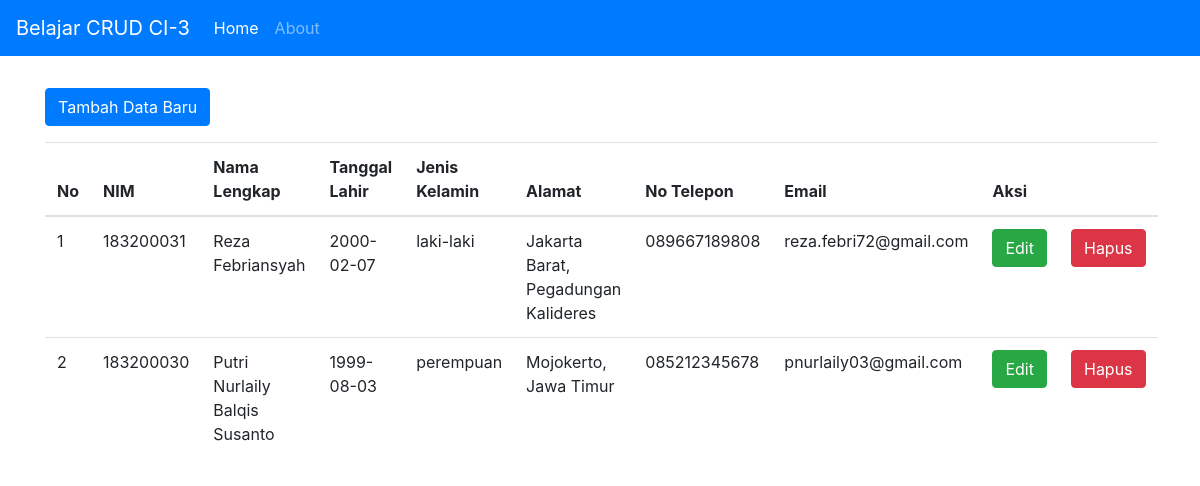
The page / on the database its author committed.
### tables this page shows
CREATE TABLE `mahasiswa` (
  `id` int(11) NOT NULL,
  `nim` int(11) NOT NULL,
  `nama` varchar(128) NOT NULL,
  `tgllahir` date NOT NULL,
  `jeniskelamin` varchar(128) NOT NULL,
  `alamat` varchar(128) NOT NULL,
  `notelp` varchar(128) NOT NULL,
  `email` varchar(128) NOT NULL
);

### application/controllers/Viewdata.php (called while the page is built, shortened)
<?php
class Viewdata extends CI_Controller
{
	public function index()
	{
		$data['title'] = 'Home Mahasiswa';
		$data['datamahasiswa'] = $this->modeldata->tampil_data();
		$this->load->view('templates/header', $data);
		$this->load->view('tampildata', $data);
		$this->load->view('templates/footer');
	}
}
?>

### index.php (called while the page is built, shortened)
<?php
require_once BASEPATH.'core/CodeIgniter.php';

### application/models/Modeldata.php (called while the page is built, shortened)
<?php
class Modeldata extends CI_Model
{
	public function tampil_data()
	{
		$query = $this->db->get('mahasiswa');
		return $query->result();
	}
}
?>

### application/views/tampildata.php (the view)
	<div class="container">
	<a href="<?php echo base_url('viewdata/tambahdata'); ?>" class="btn btn-primary mt-3 mb-3">Tambah Data Baru</a>
	<table class="table table-hover">
		<thead>
		    <tr>
		      <th scope="col">No</th>
		      <th scope="col">NIM</th>
		      <th scope="col">Nama Lengkap</th>
		      <th scope="col">Tanggal Lahir</th>
		      <th scope="col">Jenis Kelamin</th>
		      <th scope="col">Alamat</th>
		      <th scope="col">No Telepon</th>
		      <th scope="col">Email</th>
		      <th scope="col" colspan="2">Aksi</th>
		    </tr>
		</thead>
		<tbody>
			<?php
			$no = 1;
			foreach($datamahasiswa as $dm) :
			?>
		    <tr>
		      <td><?php echo $no; ?></td>
		      <td><?php echo $dm->nim; ?></td>
		      <td><?php echo $dm->nama; ?></td>
		      <td><?php echo $dm->tgllahir; ?></td>
		      <td><?php echo $dm->jeniskelamin; ?></td>
		      <td><?php echo $dm->alamat; ?></td>
		      <td><?php echo $dm->notelp; ?></td>
		      <td><?php echo $dm->email; ?></td>
		      <td>
		      	<a href="<?php echo base_url('viewdata/editdata/'.$dm->id); ?>" class="btn btn-success">Edit</a>
		      </td>
		      <td>
		      	<a href="<?php echo base_url('viewdata/hapusdata/'.$dm->id); ?>" class="btn btn-danger" onclick="return confirm('Apakah anda yakin ingin hapus data?')">Hapus</a>
		      </td>
		    </tr>
			<?php
			$no++;
			endforeach;
			?>
  		</tbody>
	</table>
</div>

### application/views/templates/header.php (shortened to what this page needs)
<!DOCTYPE html>
<html>
<head>
	<link rel="stylesheet" type="text/css" href="<?php echo base_url(); ?>assets/bootstrap/dist/css/bootstrap.css">
</head>
<body>
	<nav class="navbar navbar-expand-lg navbar-dark bg-primary mb-3">
		<a class="navbar-brand" href="<?php echo base_url('viewdata'); ?>">Belajar CRUD CI-3</a>
		<div class="collapse navbar-collapse" id="navbarNav">
			<ul class="navbar-nav">
				<li class="nav-item active">
					<a class="nav-link" href="#">Home</a>
				</li>
				<li class="nav-item">
					<a class="nav-link" href="#">About</a>
				</li>
		    </ul>
		</div>
	</nav>

### application/views/templates/footer.php (shortened to what this page needs)
</body>
</html>

### rows shown on the page
mahasiswa: nim "183200031", nama "Reza Febriansyah", tgllahir "2000-02-07", jeniskelamin "laki-laki", alamat "Jakarta Barat, Pegadungan Kalideres", notelp "089667189808", email "reza.febri72@gmail.com"
mahasiswa: nim "183200030", nama "Putri Nurlaily Balqis Susanto", tgllahir "1999-08-03", jeniskelamin "perempuan", alamat "Mojokerto, Jawa Timur", notelp "085212345678", email "pnurlaily03@gmail.com"
